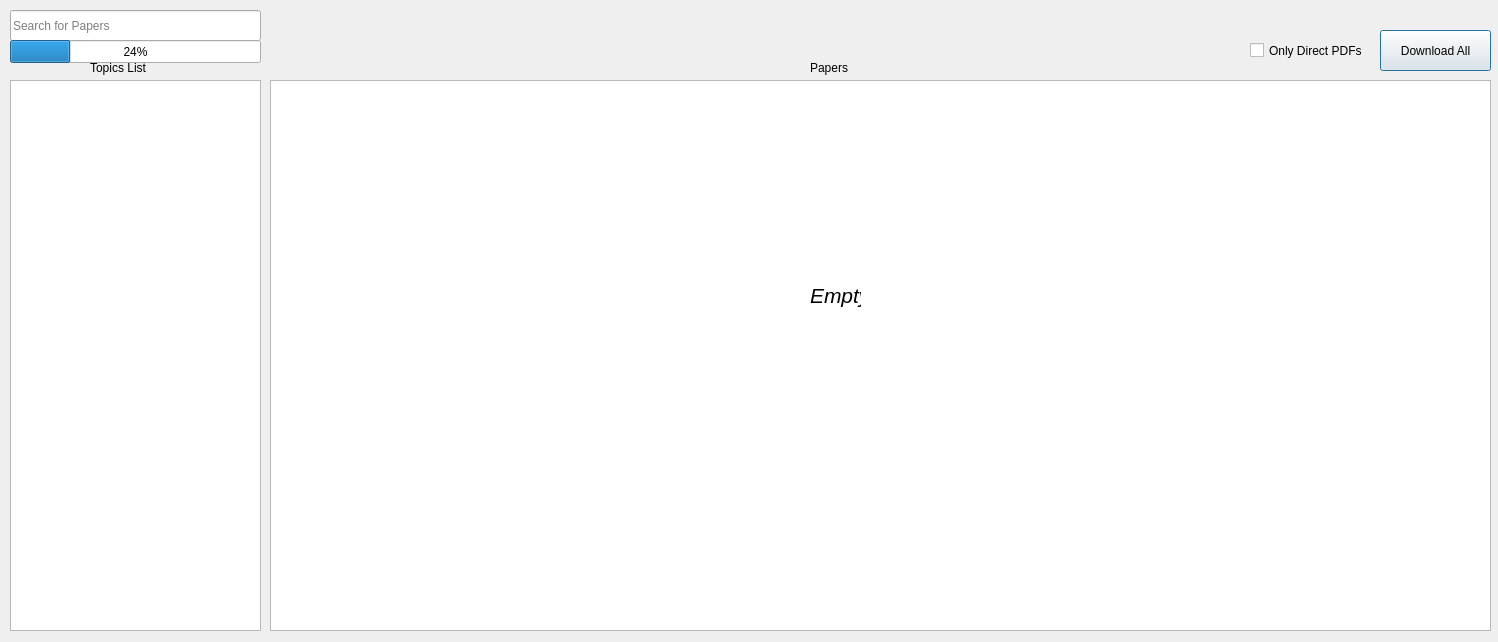
<?xml version="1.0" encoding="UTF-8"?>
<ui version="4.0">
 <class>Dialog</class>
 <widget class="QDialog" name="Dialog">
  <property name="geometry">
   <rect>
    <x>0</x>
    <y>0</y>
    <width>1498</width>
    <height>642</height>
   </rect>
  </property>
  <property name="windowTitle">
   <string>Dialog</string>
  </property>
  <widget class="QTableWidget" name="articles">
   <property name="geometry">
    <rect>
     <x>270</x>
     <y>80</y>
     <width>1221</width>
     <height>551</height>
    </rect>
   </property>
  </widget>
  <widget class="QListWidget" name="topics_list">
   <property name="geometry">
    <rect>
     <x>10</x>
     <y>80</y>
     <width>251</width>
     <height>551</height>
    </rect>
   </property>
  </widget>
  <widget class="QLineEdit" name="search_field">
   <property name="geometry">
    <rect>
     <x>10</x>
     <y>10</y>
     <width>251</width>
     <height>31</height>
    </rect>
   </property>
   <property name="placeholderText">
    <string>Search for Papers</string>
   </property>
  </widget>
  <widget class="QProgressBar" name="search_progress">
   <property name="geometry">
    <rect>
     <x>10</x>
     <y>40</y>
     <width>251</width>
     <height>23</height>
    </rect>
   </property>
   <property name="value">
    <number>24</number>
   </property>
  </widget>
  <widget class="QCheckBox" name="only_pdfs">
   <property name="geometry">
    <rect>
     <x>1250</x>
     <y>40</y>
     <width>131</width>
     <height>21</height>
    </rect>
   </property>
   <property name="text">
    <string>Only Direct PDFs</string>
   </property>
  </widget>
  <widget class="QPushButton" name="download_all">
   <property name="geometry">
    <rect>
     <x>1380</x>
     <y>30</y>
     <width>111</width>
     <height>41</height>
    </rect>
   </property>
   <property name="text">
    <string>Download All</string>
   </property>
  </widget>
  <widget class="QLabel" name="empty_label">
   <property name="geometry">
    <rect>
     <x>810</x>
     <y>280</y>
     <width>51</width>
     <height>31</height>
    </rect>
   </property>
   <property name="font">
    <font>
     <pointsize>16</pointsize>
     <weight>50</weight>
     <italic>true</italic>
     <bold>false</bold>
     <underline>false</underline>
     <kerning>true</kerning>
    </font>
   </property>
   <property name="text">
    <string>Empty</string>
   </property>
  </widget>
  <widget class="QLabel" name="label">
   <property name="geometry">
    <rect>
     <x>90</x>
     <y>60</y>
     <width>71</width>
     <height>16</height>
    </rect>
   </property>
   <property name="text">
    <string>Topics List</string>
   </property>
  </widget>
  <widget class="QLabel" name="label_3">
   <property name="geometry">
    <rect>
     <x>810</x>
     <y>60</y>
     <width>71</width>
     <height>16</height>
    </rect>
   </property>
   <property name="text">
    <string>Papers</string>
   </property>
  </widget>
  <zorder>articles</zorder>
  <zorder>topics_list</zorder>
  <zorder>search_field</zorder>
  <zorder>search_progress</zorder>
  <zorder>only_pdfs</zorder>
  <zorder>empty_label</zorder>
  <zorder>download_all</zorder>
  <zorder>label</zorder>
  <zorder>label_3</zorder>
 </widget>
 <resources/>
 <connections/>
</ui>
